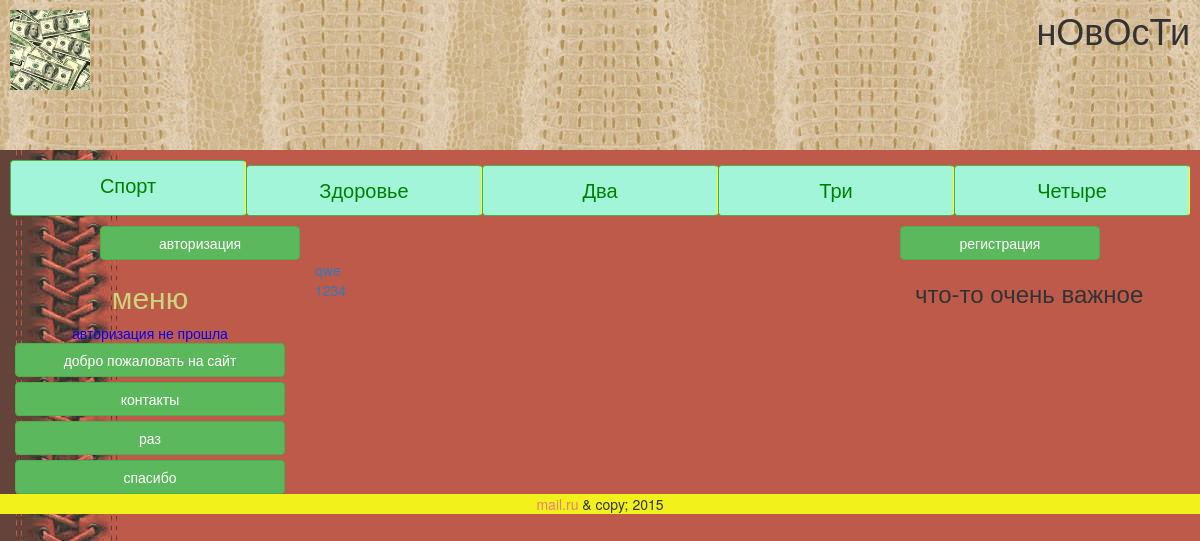
The app's page /zdorov.php with its own data.
### tables this page shows
CREATE TABLE IF NOT EXISTS `maintexts` (
  `id` int(11) NOT NULL AUTO_INCREMENT,
  `name` tinytext NOT NULL,
  `body` text NOT NULL,
  `url` tinytext NOT NULL,
  `showhide` enum('show','hide') NOT NULL DEFAULT 'show',
  `lang` enum('ru','en') NOT NULL DEFAULT 'ru',
  `putdate` datetime NOT NULL,
  PRIMARY KEY (`id`)
);

### class/Database.php (called while the page is built, shortened)
<?php
class Database{
private $host = DB_HOST;
private $user= DB_USER;
private $pass=DB_PASS;
private $dbname=DB_NAME;
private $port=DB_PORT;
private $dbh;
private $stmt;
public function __construct(){
$dsn='mysql:host=' .$this->host . ';port=' . $this->port.';dbname=' . $this->dbname;
$options=array(
PDO::ATTR_ERRMODE=>PDO::ERRMODE_EXCEPTION
);
try{
$this->dbh=new PDO($dsn, $this->user, $this->pass, $options);
}
catch(PDOException $e){
$this->error=$e->getMessage();
}
}
public function query($query){
    $this->stmt = $this->dbh->prepare($query);
}
public function execute(){
    return $this->stmt->execute();
}
public function resultset(){
    $this->execute();
    return $this->stmt->fetchAll(PDO::FETCH_ASSOC);
}
}

### zdorov.php (the view, shortened to what this page needs)
<?php require_once('templates/top.php');
  	require_once ("class/Database.php");
$database = new Database();
$query="SELECT * FROM statias WHERE showhide='show'";
$database->query($query);
$all = $database->resultset();
foreach($all as $one){
 echo "<div class='art'><a href='#' data_id='".$one['id']."'>".$one['name_categoria']."</a></div>";
}
?>
<?php require_once("templates/bottom.php");?>

### templates/top.php (shortened to what this page needs)
<?php require_once ("class/Database.php");?>
<!doctype html>
<html>
<head>
<link type ="text/css " href="media/css/style.css" rel="stylesheet"/>
<link type ="text/css " href="media/bootstrap/css/bootstrap.min.css" rel="stylesheet"/>
</head>
<body>
<header  id="header">
<img class="logo"  src="media/img/logo.png"/>
<h1>нОвОсТи</h1>
</header>
<nav class="topmenu">
<a href="#" class="btn btn-success btn-block"> Спорт</a>
<a href="zdorov.php" class="btn btn-success btn-block"> Здоровье</a>
<a href="#" class="btn btn-success btn-block"> Два</a>
<a href="#" class="btn btn-success btn-block"> Три</a>
<a href="#" class="btn btn-success btn-block"> Четыре</a>
</nav>
<?php
if ($_SESSION['id']){
?>
<div class="vih"><a href="logout.php" class="btn btn-success btn-block">выход</a></div>
<div class="cob"><a href="cobinet.php" class="btn btn-success btn-block">кабинет</a></div>
<div class="new"> <a href="new_news.php" class="btn btn-success btn-block">мои статьи</a></div>
<div class="parse"> <a href="parse_csv.php" class="btn btn-success btn-block">прикрепление файлов</a></div>
<?php
} else{
?>
<div class="registr"> <a href="reg.php" class="btn btn-success btn-block">регистрация</a></div>
<div class="avtor"> <a href="login.php" class="btn btn-success btn-block">авторизация</a></div>
<?php
};
?>
<div class="content">
<div class="col-md-3"><h2> меню</h2>
<?php
$obj=new database();
$query="SELECT * FROM maintexts WHERE showhide='show'";
$obj->query($query);
$rows = $obj->resultset();
if ($_SESSION['id']){
echo $_SESSION['id'];
} else{?>
<div class="textt"> авторизация не прошла</div>
<?php
}
foreach($rows as $one){
?>
  <a href="index.php?url=<?=$one['url']?>" class="btn btn-success btn-block"> <?=$one['name']?></a>
   <?php
}
?>
</div>
<div class="col-md-6">

### templates/bottom.php
</div>
<div class="col-md-3"><h3>что-то очень важное</h3>
</div>
</div>
<br style='clear:both'/>
<footer id="footer">
<a href="qwerty@mail.ru">mail.ru</a>
& copy; 2015
</footer>
</body>
</html>

### media/css/style.css (style rules this page uses)
#header { height:150px; background: url(../img/koga16.jpg); }
.logo { float:left; padding:10px; height:100px; width:100px; }
#header h1 { float:right; padding:10px; margin:0; }
body { background: url(../img/koga11.jpg); padding:0; margin:0; }
.registr { width: 200px; float:right; margin-right:100px; }
.avtor { width: 200px; margin-left:100px; }
.textt { color:blue; text-align:center; }
.topmenu { display:-moz-box; display:flex; padding:10px; wider:100%; margin:0 auto; }
.topmenu a { -moz-box-flex:1; flex:1; display:block; font-size:20px; color:green; text-decoration:none; text-align:center; padding:10px 0; background:#A3F5D9; border-right:1px solid yellow; }
.content h2 { color:#CDD57C; text-align:center; }
#footer { padding: 40px auto; background:#F2F11C; text-align:center; }
#footer a { color:#EA8176; }

### records on screen
maintexts: name "добро пожаловать на сайт"
maintexts: name "контакты"
maintexts: name "раз"
maintexts: name "спасибо"
